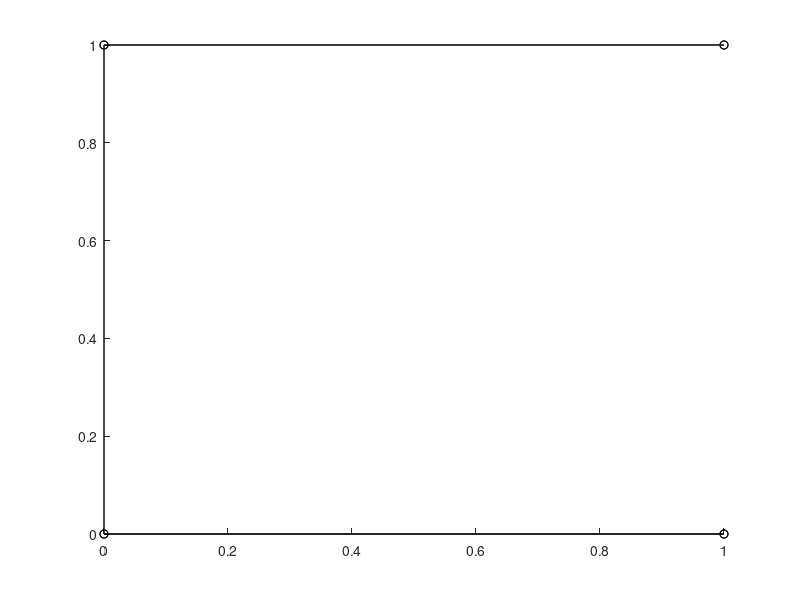

The MATLAB source for this figure:
clearvars;
% function point_inside_hexahedron(P,H)
% P is point to be evaluated P = [X,Y,Z], in meters;
% H defines the hexahedron. Faces assumed to be planar
% !           8----7  <-- Second toroidal face (it+1)
% !          /|   /|
% !    Z    / 5--/-6
% !    ^   4----3 /
% !    |   |/   |/
% !    |   1----2  <-- first toridal face (it)
%      --> R
% H(#,1:3) = [X,Y,Z] in meters
% Plan: Define each face, define normal, evaluate height with positive
% 'inside', if all heights are positive then point is inside


H(1,:) = [0,0,0];
H(2,:) = [1,0,0];
H(3,:) = [1,0,1];
H(4,:) = [0,0,1];
H(5,:) = [0,1,0];
H(6,:) = [1,1,0];
H(7,:) = [1,1,1];
H(8,:) = [0,1,1];

figure; hold on;
plot3(H(:,1),H(:,2),H(:,3),'ko-')
